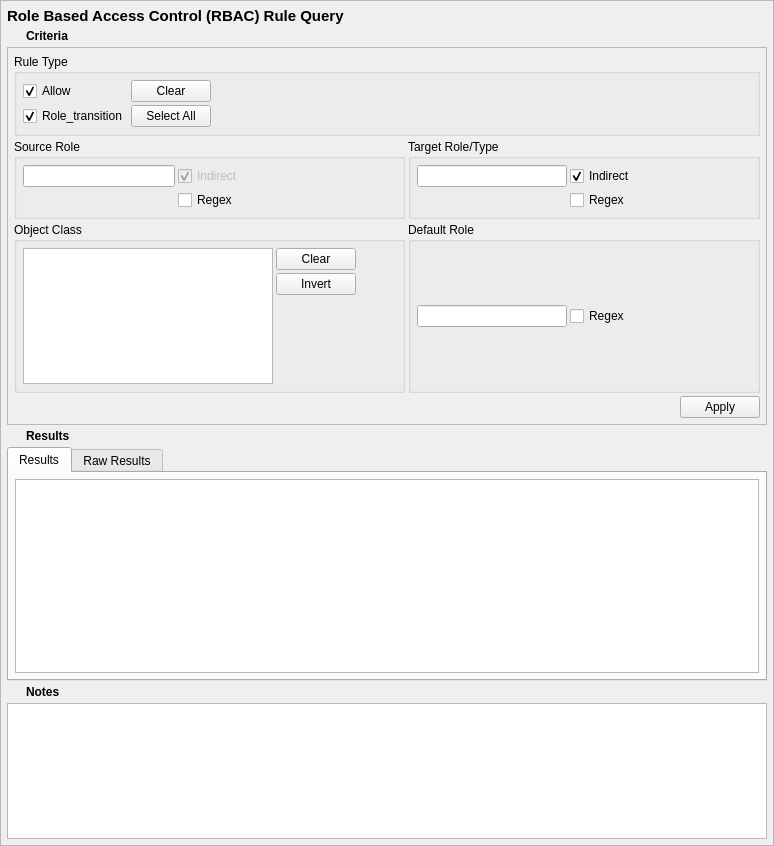
<?xml version="1.0" encoding="UTF-8"?>
<ui version="4.0">
 <class>RBACRuleQueryTab</class>
 <widget class="QScrollArea" name="RBACRuleQueryTab">
  <property name="geometry">
   <rect>
    <x>0</x>
    <y>0</y>
    <width>774</width>
    <height>846</height>
   </rect>
  </property>
  <property name="sizeAdjustPolicy">
   <enum>QAbstractScrollArea::AdjustToContents</enum>
  </property>
  <property name="widgetResizable">
   <bool>true</bool>
  </property>
  <widget class="QWidget" name="contents">
   <property name="geometry">
    <rect>
     <x>0</x>
     <y>0</y>
     <width>772</width>
     <height>844</height>
    </rect>
   </property>
   <property name="minimumSize">
    <size>
     <width>0</width>
     <height>0</height>
    </size>
   </property>
   <layout class="QGridLayout" name="gridLayout_9">
    <property name="leftMargin">
     <number>6</number>
    </property>
    <property name="topMargin">
     <number>6</number>
    </property>
    <property name="rightMargin">
     <number>6</number>
    </property>
    <property name="bottomMargin">
     <number>6</number>
    </property>
    <property name="spacing">
     <number>3</number>
    </property>
    <item row="5" column="0">
     <widget class="QPushButton" name="notes_expander">
      <property name="sizePolicy">
       <sizepolicy hsizetype="Fixed" vsizetype="Fixed">
        <horstretch>0</horstretch>
        <verstretch>0</verstretch>
       </sizepolicy>
      </property>
      <property name="minimumSize">
       <size>
        <width>16</width>
        <height>16</height>
       </size>
      </property>
      <property name="maximumSize">
       <size>
        <width>16</width>
        <height>16</height>
       </size>
      </property>
      <property name="focusPolicy">
       <enum>Qt::TabFocus</enum>
      </property>
      <property name="styleSheet">
       <string notr="true">QPushButton:flat {   border: none; }</string>
      </property>
      <property name="text">
       <string/>
      </property>
      <property name="icon">
       <iconset>
        <normaloff>icons/expand_inactive.png</normaloff>
        <normalon>icons/expand_active.png</normalon>icons/expand_inactive.png</iconset>
      </property>
      <property name="iconSize">
       <size>
        <width>16</width>
        <height>16</height>
       </size>
      </property>
      <property name="checkable">
       <bool>true</bool>
      </property>
      <property name="checked">
       <bool>false</bool>
      </property>
      <property name="flat">
       <bool>true</bool>
      </property>
     </widget>
    </item>
    <item row="3" column="0">
     <widget class="QPushButton" name="results_expander">
      <property name="sizePolicy">
       <sizepolicy hsizetype="Fixed" vsizetype="Fixed">
        <horstretch>0</horstretch>
        <verstretch>0</verstretch>
       </sizepolicy>
      </property>
      <property name="minimumSize">
       <size>
        <width>16</width>
        <height>16</height>
       </size>
      </property>
      <property name="maximumSize">
       <size>
        <width>16</width>
        <height>16</height>
       </size>
      </property>
      <property name="focusPolicy">
       <enum>Qt::TabFocus</enum>
      </property>
      <property name="styleSheet">
       <string notr="true">QPushButton:flat {   border: none; }</string>
      </property>
      <property name="text">
       <string/>
      </property>
      <property name="icon">
       <iconset>
        <normaloff>icons/expand_inactive.png</normaloff>
        <normalon>icons/expand_active.png</normalon>icons/expand_inactive.png</iconset>
      </property>
      <property name="iconSize">
       <size>
        <width>16</width>
        <height>16</height>
       </size>
      </property>
      <property name="checkable">
       <bool>true</bool>
      </property>
      <property name="checked">
       <bool>true</bool>
      </property>
      <property name="flat">
       <bool>true</bool>
      </property>
     </widget>
    </item>
    <item row="1" column="1">
     <widget class="QLabel" name="label_2">
      <property name="sizePolicy">
       <sizepolicy hsizetype="Preferred" vsizetype="Fixed">
        <horstretch>0</horstretch>
        <verstretch>0</verstretch>
       </sizepolicy>
      </property>
      <property name="font">
       <font>
        <weight>75</weight>
        <bold>true</bold>
       </font>
      </property>
      <property name="text">
       <string>Criteria</string>
      </property>
     </widget>
    </item>
    <item row="3" column="1">
     <widget class="QLabel" name="label_3">
      <property name="sizePolicy">
       <sizepolicy hsizetype="Preferred" vsizetype="Fixed">
        <horstretch>0</horstretch>
        <verstretch>0</verstretch>
       </sizepolicy>
      </property>
      <property name="font">
       <font>
        <weight>75</weight>
        <bold>true</bold>
       </font>
      </property>
      <property name="text">
       <string>Results</string>
      </property>
     </widget>
    </item>
    <item row="1" column="0">
     <widget class="QPushButton" name="criteria_expander">
      <property name="sizePolicy">
       <sizepolicy hsizetype="Fixed" vsizetype="Fixed">
        <horstretch>0</horstretch>
        <verstretch>0</verstretch>
       </sizepolicy>
      </property>
      <property name="minimumSize">
       <size>
        <width>16</width>
        <height>16</height>
       </size>
      </property>
      <property name="maximumSize">
       <size>
        <width>16</width>
        <height>16</height>
       </size>
      </property>
      <property name="focusPolicy">
       <enum>Qt::TabFocus</enum>
      </property>
      <property name="styleSheet">
       <string notr="true">QPushButton:flat {   border: none; }</string>
      </property>
      <property name="text">
       <string/>
      </property>
      <property name="icon">
       <iconset>
        <normaloff>icons/expand_inactive.png</normaloff>
        <normalon>icons/expand_active.png</normalon>icons/expand_inactive.png</iconset>
      </property>
      <property name="iconSize">
       <size>
        <width>16</width>
        <height>16</height>
       </size>
      </property>
      <property name="checkable">
       <bool>true</bool>
      </property>
      <property name="checked">
       <bool>true</bool>
      </property>
      <property name="flat">
       <bool>true</bool>
      </property>
     </widget>
    </item>
    <item row="5" column="1">
     <widget class="QLabel" name="label_4">
      <property name="sizePolicy">
       <sizepolicy hsizetype="Preferred" vsizetype="Fixed">
        <horstretch>0</horstretch>
        <verstretch>0</verstretch>
       </sizepolicy>
      </property>
      <property name="font">
       <font>
        <weight>75</weight>
        <bold>true</bold>
       </font>
      </property>
      <property name="text">
       <string>Notes</string>
      </property>
     </widget>
    </item>
    <item row="6" column="0" colspan="2">
     <widget class="QTextEdit" name="notes">
      <property name="minimumSize">
       <size>
        <width>0</width>
        <height>125</height>
       </size>
      </property>
      <property name="toolTip">
       <string>Optionally enter notes here about the query.</string>
      </property>
     </widget>
    </item>
    <item row="0" column="0" colspan="2">
     <widget class="QLabel" name="label">
      <property name="sizePolicy">
       <sizepolicy hsizetype="Preferred" vsizetype="Fixed">
        <horstretch>0</horstretch>
        <verstretch>0</verstretch>
       </sizepolicy>
      </property>
      <property name="maximumSize">
       <size>
        <width>16777215</width>
        <height>20</height>
       </size>
      </property>
      <property name="font">
       <font>
        <pointsize>11</pointsize>
        <weight>75</weight>
        <bold>true</bold>
       </font>
      </property>
      <property name="text">
       <string>Role Based Access Control (RBAC) Rule Query</string>
      </property>
     </widget>
    </item>
    <item row="2" column="0" colspan="2">
     <widget class="QFrame" name="criteria_frame">
      <property name="maximumSize">
       <size>
        <width>16777215</width>
        <height>16777215</height>
       </size>
      </property>
      <property name="frameShape">
       <enum>QFrame::StyledPanel</enum>
      </property>
      <property name="frameShadow">
       <enum>QFrame::Raised</enum>
      </property>
      <layout class="QGridLayout" name="gridLayout_3">
       <property name="leftMargin">
        <number>6</number>
       </property>
       <property name="topMargin">
        <number>6</number>
       </property>
       <property name="rightMargin">
        <number>6</number>
       </property>
       <property name="bottomMargin">
        <number>6</number>
       </property>
       <property name="spacing">
        <number>3</number>
       </property>
       <item row="1" column="1">
        <widget class="QGroupBox" name="target_criteria">
         <property name="maximumSize">
          <size>
           <width>16777215</width>
           <height>100</height>
          </size>
         </property>
         <property name="title">
          <string>Target Role/Type</string>
         </property>
         <layout class="QGridLayout" name="gridLayout_5">
          <property name="leftMargin">
           <number>6</number>
          </property>
          <property name="topMargin">
           <number>6</number>
          </property>
          <property name="rightMargin">
           <number>6</number>
          </property>
          <property name="bottomMargin">
           <number>6</number>
          </property>
          <property name="spacing">
           <number>3</number>
          </property>
          <item row="0" column="1">
           <widget class="QLineEdit" name="target">
            <property name="sizePolicy">
             <sizepolicy hsizetype="Expanding" vsizetype="Fixed">
              <horstretch>0</horstretch>
              <verstretch>0</verstretch>
             </sizepolicy>
            </property>
            <property name="minimumSize">
             <size>
              <width>150</width>
              <height>0</height>
             </size>
            </property>
            <property name="maximumSize">
             <size>
              <width>250</width>
              <height>16777215</height>
             </size>
            </property>
           </widget>
          </item>
          <item row="1" column="2">
           <widget class="QCheckBox" name="target_regex">
            <property name="toolTip">
             <string>Use regular expressions to match the target type/attribute.</string>
            </property>
            <property name="text">
             <string>Regex</string>
            </property>
           </widget>
          </item>
          <item row="0" column="2">
           <widget class="QCheckBox" name="target_indirect">
            <property name="toolTip">
             <string>If the rule target is an attribute, indirect will match the criteria against the contents of the attribute, rather than the attribute itself.</string>
            </property>
            <property name="text">
             <string>Indirect</string>
            </property>
            <property name="checked">
             <bool>true</bool>
            </property>
           </widget>
          </item>
          <item row="0" column="3">
           <spacer name="horizontalSpacer_3">
            <property name="orientation">
             <enum>Qt::Horizontal</enum>
            </property>
            <property name="sizeHint" stdset="0">
             <size>
              <width>113</width>
              <height>20</height>
             </size>
            </property>
           </spacer>
          </item>
         </layout>
        </widget>
       </item>
       <item row="0" column="0" colspan="2">
        <widget class="QGroupBox" name="ruletype_criteria">
         <property name="sizePolicy">
          <sizepolicy hsizetype="Preferred" vsizetype="Preferred">
           <horstretch>0</horstretch>
           <verstretch>0</verstretch>
          </sizepolicy>
         </property>
         <property name="maximumSize">
          <size>
           <width>16777215</width>
           <height>150</height>
          </size>
         </property>
         <property name="title">
          <string>Rule Type</string>
         </property>
         <layout class="QGridLayout" name="gridLayout">
          <property name="leftMargin">
           <number>6</number>
          </property>
          <property name="topMargin">
           <number>6</number>
          </property>
          <property name="rightMargin">
           <number>6</number>
          </property>
          <property name="bottomMargin">
           <number>6</number>
          </property>
          <property name="spacing">
           <number>3</number>
          </property>
          <item row="1" column="4">
           <widget class="QPushButton" name="all_ruletypes">
            <property name="text">
             <string>Select All</string>
            </property>
           </widget>
          </item>
          <item row="0" column="5">
           <spacer name="horizontalSpacer">
            <property name="orientation">
             <enum>Qt::Horizontal</enum>
            </property>
            <property name="sizeHint" stdset="0">
             <size>
              <width>40</width>
              <height>20</height>
             </size>
            </property>
           </spacer>
          </item>
          <item row="0" column="0">
           <widget class="QCheckBox" name="allow">
            <property name="text">
             <string>Allow</string>
            </property>
            <property name="checked">
             <bool>true</bool>
            </property>
           </widget>
          </item>
          <item row="0" column="4">
           <widget class="QPushButton" name="clear_ruletypes">
            <property name="text">
             <string>Clear</string>
            </property>
            <property name="checkable">
             <bool>false</bool>
            </property>
           </widget>
          </item>
          <item row="1" column="0">
           <widget class="QCheckBox" name="role_transition">
            <property name="text">
             <string>Role_transition</string>
            </property>
            <property name="checked">
             <bool>true</bool>
            </property>
           </widget>
          </item>
         </layout>
        </widget>
       </item>
       <item row="1" column="0">
        <widget class="QGroupBox" name="source_criteria">
         <property name="maximumSize">
          <size>
           <width>16777215</width>
           <height>100</height>
          </size>
         </property>
         <property name="title">
          <string>Source Role</string>
         </property>
         <layout class="QGridLayout" name="gridLayout_2">
          <property name="leftMargin">
           <number>6</number>
          </property>
          <property name="topMargin">
           <number>6</number>
          </property>
          <property name="rightMargin">
           <number>6</number>
          </property>
          <property name="bottomMargin">
           <number>6</number>
          </property>
          <property name="spacing">
           <number>3</number>
          </property>
          <item row="0" column="3">
           <spacer name="horizontalSpacer_2">
            <property name="orientation">
             <enum>Qt::Horizontal</enum>
            </property>
            <property name="sizeHint" stdset="0">
             <size>
              <width>40</width>
              <height>20</height>
             </size>
            </property>
           </spacer>
          </item>
          <item row="0" column="0">
           <widget class="QLineEdit" name="source">
            <property name="sizePolicy">
             <sizepolicy hsizetype="Expanding" vsizetype="Fixed">
              <horstretch>0</horstretch>
              <verstretch>0</verstretch>
             </sizepolicy>
            </property>
            <property name="minimumSize">
             <size>
              <width>150</width>
              <height>0</height>
             </size>
            </property>
            <property name="maximumSize">
             <size>
              <width>250</width>
              <height>16777215</height>
             </size>
            </property>
           </widget>
          </item>
          <item row="1" column="1">
           <widget class="QCheckBox" name="source_regex">
            <property name="enabled">
             <bool>true</bool>
            </property>
            <property name="toolTip">
             <string>Use regular expressions to match the source type/attribute.</string>
            </property>
            <property name="text">
             <string>Regex</string>
            </property>
           </widget>
          </item>
          <item row="0" column="1">
           <widget class="QCheckBox" name="source_indirect">
            <property name="enabled">
             <bool>false</bool>
            </property>
            <property name="toolTip">
             <string>If the rule source is an attribute, indirect will match the criteria against the contents of the attribute, rather than the attribute itself.</string>
            </property>
            <property name="text">
             <string>Indirect</string>
            </property>
            <property name="checked">
             <bool>true</bool>
            </property>
           </widget>
          </item>
         </layout>
        </widget>
       </item>
       <item row="2" column="0">
        <widget class="QGroupBox" name="class_criteria">
         <property name="title">
          <string>Object Class</string>
         </property>
         <layout class="QGridLayout" name="gridLayout_7">
          <property name="leftMargin">
           <number>6</number>
          </property>
          <property name="topMargin">
           <number>6</number>
          </property>
          <property name="rightMargin">
           <number>6</number>
          </property>
          <property name="bottomMargin">
           <number>6</number>
          </property>
          <property name="spacing">
           <number>3</number>
          </property>
          <item row="0" column="2">
           <spacer name="horizontalSpacer_4">
            <property name="orientation">
             <enum>Qt::Horizontal</enum>
            </property>
            <property name="sizeHint" stdset="0">
             <size>
              <width>40</width>
              <height>20</height>
             </size>
            </property>
           </spacer>
          </item>
          <item row="0" column="1">
           <widget class="QPushButton" name="clear_class">
            <property name="text">
             <string>Clear</string>
            </property>
           </widget>
          </item>
          <item row="1" column="1">
           <widget class="QPushButton" name="invert_class">
            <property name="text">
             <string>Invert</string>
            </property>
           </widget>
          </item>
          <item row="2" column="1">
           <spacer name="verticalSpacer_2">
            <property name="orientation">
             <enum>Qt::Vertical</enum>
            </property>
            <property name="sizeHint" stdset="0">
             <size>
              <width>20</width>
              <height>40</height>
             </size>
            </property>
           </spacer>
          </item>
          <item row="0" column="0" rowspan="3">
           <widget class="QListView" name="tclass">
            <property name="sizePolicy">
             <sizepolicy hsizetype="Expanding" vsizetype="Expanding">
              <horstretch>0</horstretch>
              <verstretch>0</verstretch>
             </sizepolicy>
            </property>
            <property name="maximumSize">
             <size>
              <width>250</width>
              <height>16777215</height>
             </size>
            </property>
            <property name="toolTip">
             <string>Match the object class of the rule.</string>
            </property>
            <property name="selectionMode">
             <enum>QAbstractItemView::ExtendedSelection</enum>
            </property>
           </widget>
          </item>
         </layout>
        </widget>
       </item>
       <item row="4" column="1">
        <widget class="QDialogButtonBox" name="buttonBox">
         <property name="standardButtons">
          <set>QDialogButtonBox::Apply</set>
         </property>
        </widget>
       </item>
       <item row="2" column="1">
        <widget class="QGroupBox" name="default_criteria">
         <property name="title">
          <string>Default Role</string>
         </property>
         <layout class="QGridLayout" name="gridLayout_4">
          <property name="leftMargin">
           <number>6</number>
          </property>
          <property name="topMargin">
           <number>6</number>
          </property>
          <property name="rightMargin">
           <number>6</number>
          </property>
          <property name="bottomMargin">
           <number>6</number>
          </property>
          <property name="spacing">
           <number>3</number>
          </property>
          <item row="0" column="0">
           <widget class="QLineEdit" name="default_role">
            <property name="sizePolicy">
             <sizepolicy hsizetype="Expanding" vsizetype="Fixed">
              <horstretch>0</horstretch>
              <verstretch>0</verstretch>
             </sizepolicy>
            </property>
            <property name="minimumSize">
             <size>
              <width>150</width>
              <height>0</height>
             </size>
            </property>
            <property name="maximumSize">
             <size>
              <width>250</width>
              <height>16777215</height>
             </size>
            </property>
           </widget>
          </item>
          <item row="0" column="2">
           <spacer name="horizontalSpacer_6">
            <property name="orientation">
             <enum>Qt::Horizontal</enum>
            </property>
            <property name="sizeHint" stdset="0">
             <size>
              <width>40</width>
              <height>20</height>
             </size>
            </property>
           </spacer>
          </item>
          <item row="0" column="1">
           <widget class="QCheckBox" name="default_regex">
            <property name="toolTip">
             <string>Use regular expressions to match the default type.</string>
            </property>
            <property name="text">
             <string>Regex</string>
            </property>
           </widget>
          </item>
         </layout>
        </widget>
       </item>
      </layout>
      <zorder>ruletype_criteria</zorder>
      <zorder>source_criteria</zorder>
      <zorder>target_criteria</zorder>
      <zorder>class_criteria</zorder>
      <zorder>buttonBox</zorder>
      <zorder>default_criteria</zorder>
     </widget>
    </item>
    <item row="4" column="0" colspan="2">
     <widget class="QTabWidget" name="results_frame">
      <property name="sizePolicy">
       <sizepolicy hsizetype="Preferred" vsizetype="MinimumExpanding">
        <horstretch>0</horstretch>
        <verstretch>0</verstretch>
       </sizepolicy>
      </property>
      <property name="currentIndex">
       <number>0</number>
      </property>
      <widget class="QWidget" name="results_framePage1">
       <attribute name="title">
        <string>Results</string>
       </attribute>
       <layout class="QVBoxLayout" name="verticalLayout_3">
        <property name="leftMargin">
         <number>6</number>
        </property>
        <property name="topMargin">
         <number>6</number>
        </property>
        <property name="rightMargin">
         <number>6</number>
        </property>
        <property name="bottomMargin">
         <number>6</number>
        </property>
        <item>
         <widget class="QTableView" name="table_results">
          <property name="sizeAdjustPolicy">
           <enum>QAbstractScrollArea::AdjustIgnored</enum>
          </property>
          <property name="alternatingRowColors">
           <bool>true</bool>
          </property>
          <property name="sortingEnabled">
           <bool>true</bool>
          </property>
         </widget>
        </item>
       </layout>
      </widget>
      <widget class="QWidget" name="results_framePage2">
       <attribute name="title">
        <string>Raw Results</string>
       </attribute>
       <layout class="QVBoxLayout" name="verticalLayout_2">
        <property name="leftMargin">
         <number>6</number>
        </property>
        <property name="topMargin">
         <number>6</number>
        </property>
        <property name="rightMargin">
         <number>6</number>
        </property>
        <property name="bottomMargin">
         <number>6</number>
        </property>
        <item>
         <widget class="QPlainTextEdit" name="raw_results">
          <property name="minimumSize">
           <size>
            <width>0</width>
            <height>0</height>
           </size>
          </property>
          <property name="font">
           <font>
            <family>Monospace</family>
           </font>
          </property>
          <property name="documentTitle">
           <string/>
          </property>
          <property name="lineWrapMode">
           <enum>QPlainTextEdit::NoWrap</enum>
          </property>
          <property name="readOnly">
           <bool>true</bool>
          </property>
         </widget>
        </item>
       </layout>
      </widget>
     </widget>
    </item>
   </layout>
  </widget>
 </widget>
 <tabstops>
  <tabstop>criteria_expander</tabstop>
  <tabstop>allow</tabstop>
  <tabstop>role_transition</tabstop>
  <tabstop>clear_ruletypes</tabstop>
  <tabstop>all_ruletypes</tabstop>
  <tabstop>source</tabstop>
  <tabstop>source_indirect</tabstop>
  <tabstop>source_regex</tabstop>
  <tabstop>target</tabstop>
  <tabstop>target_indirect</tabstop>
  <tabstop>target_regex</tabstop>
  <tabstop>tclass</tabstop>
  <tabstop>clear_class</tabstop>
  <tabstop>invert_class</tabstop>
  <tabstop>default_role</tabstop>
  <tabstop>default_regex</tabstop>
  <tabstop>results_expander</tabstop>
  <tabstop>results_frame</tabstop>
  <tabstop>table_results</tabstop>
  <tabstop>raw_results</tabstop>
  <tabstop>notes_expander</tabstop>
  <tabstop>notes</tabstop>
 </tabstops>
 <resources/>
 <connections>
  <connection>
   <sender>clear_class</sender>
   <signal>clicked()</signal>
   <receiver>tclass</receiver>
   <slot>clearSelection()</slot>
   <hints>
    <hint type="sourcelabel">
     <x>299</x>
     <y>312</y>
    </hint>
    <hint type="destinationlabel">
     <x>147</x>
     <y>330</y>
    </hint>
   </hints>
  </connection>
  <connection>
   <sender>criteria_expander</sender>
   <signal>toggled(bool)</signal>
   <receiver>criteria_frame</receiver>
   <slot>setVisible(bool)</slot>
   <hints>
    <hint type="sourcelabel">
     <x>17</x>
     <y>41</y>
    </hint>
    <hint type="destinationlabel">
     <x>379</x>
     <y>289</y>
    </hint>
   </hints>
  </connection>
  <connection>
   <sender>results_expander</sender>
   <signal>toggled(bool)</signal>
   <receiver>results_frame</receiver>
   <slot>setVisible(bool)</slot>
   <hints>
    <hint type="sourcelabel">
     <x>17</x>
     <y>537</y>
    </hint>
    <hint type="destinationlabel">
     <x>379</x>
     <y>685</y>
    </hint>
   </hints>
  </connection>
  <connection>
   <sender>notes_expander</sender>
   <signal>toggled(bool)</signal>
   <receiver>notes</receiver>
   <slot>setVisible(bool)</slot>
   <hints>
    <hint type="sourcelabel">
     <x>17</x>
     <y>833</y>
    </hint>
    <hint type="destinationlabel">
     <x>379</x>
     <y>910</y>
    </hint>
   </hints>
  </connection>
 </connections>
</ui>
